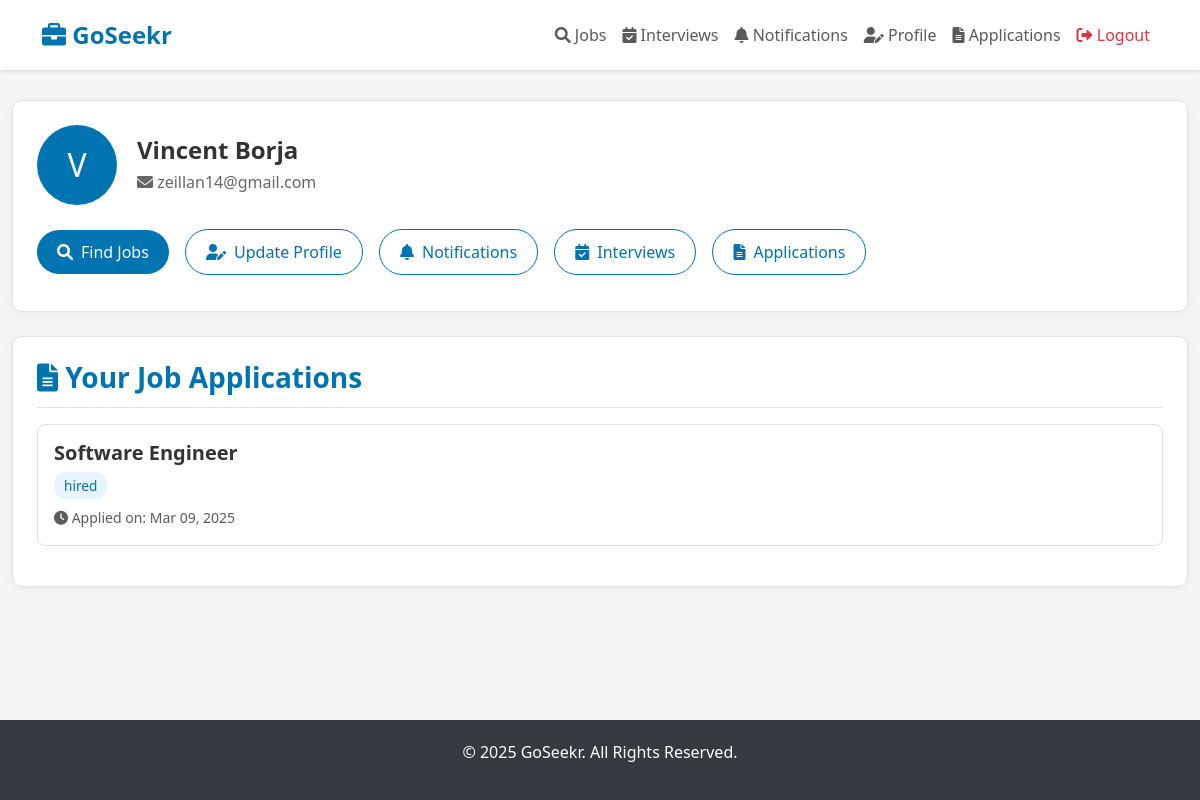
Page /job_seeker/dashboard.php (signed in) on the committed database.
### tables this page shows
CREATE TABLE `users` (
  `user_id` int(11) NOT NULL,
  `full_name` varchar(255) NOT NULL,
  `email` varchar(255) NOT NULL,
  `password_hash` varchar(255) NOT NULL,
  `user_type` enum('job_seeker','employer','admin') NOT NULL,
  `status` enum('pending','verified','rejected') DEFAULT 'pending',
  `created_at` timestamp NOT NULL DEFAULT current_timestamp()
);

CREATE TABLE `applications` (
  `application_id` int(11) NOT NULL,
  `job_id` int(11) NOT NULL,
  `seeker_id` int(11) NOT NULL,
  `status` enum('applied','shortlisted','interview_scheduled','offered','hired','rejected') DEFAULT 'applied',
  `applied_at` timestamp NOT NULL DEFAULT current_timestamp(),
  `employer_decision` enum('pending','approved','rejected') DEFAULT 'pending'
);

CREATE TABLE `job_postings` (
  `job_id` int(11) NOT NULL,
  `employer_id` int(11) NOT NULL,
  `title` varchar(255) NOT NULL,
  `description` text NOT NULL,
  `requirements` text NOT NULL,
  `skills` text NOT NULL,
  `status` enum('pending','approved','rejected','unavailable') NOT NULL,
  `created_at` timestamp NOT NULL DEFAULT current_timestamp(),
  `location` varchar(255) DEFAULT NULL,
  `quota` int(11) DEFAULT 1
);

### job_seeker/dashboard.php (the view, shortened to what this page needs)
<?php
include '../db.php';
$user_id = $_SESSION['user_id'];
$sql = "SELECT * FROM users WHERE user_id = $user_id";
$result = $conn->query($sql);
$user = $result->fetch_assoc();
?>
<!DOCTYPE html>
<html lang="en">
<head>
    <link href="https://cdn.jsdelivr.net/npm/bootstrap@5.3.0/dist/css/bootstrap.min.css" rel="stylesheet">
    <link rel="stylesheet" href="https://cdnjs.cloudflare.com/ajax/libs/font-awesome/6.0.0/css/all.min.css">
</head>
<body>
    <nav class="navbar navbar-expand-lg navbar-light">
        <div class="container">
            <a class="navbar-brand brand-logo" href="#">
                <i class="fas fa-briefcase"></i> GoSeekr
            </a>
            <div class="collapse navbar-collapse" id="navbarNav">
                <ul class="navbar-nav ms-auto">
                    <li class="nav-item">
                        <a class="nav-link" href="search_jobs.php">
                            <i class="fas fa-search"></i> Jobs
                        </a>
                    </li>
                    <li class="nav-item">
                        <a class="nav-link" href="view_interview.php">
                            <i class="fas fa-calendar-check"></i> Interviews
                        </a>
                    </li>
                    <li class="nav-item nav-notification">
                        <a class="nav-link" href="notifications.php">
                            <i class="fas fa-bell"></i> Notifications
                        </a>
                    </li>
                    <li class="nav-item">
                        <a class="nav-link" href="update_profile.php">
                            <i class="fas fa-user-edit"></i> Profile
                        </a>
                    </li>
                    <li class="nav-item">
                        <a class="nav-link" href="view_applications.php">
                            <i class="fas fa-file-alt"></i> Applications
                        </a>
                    </li>
                    <li class="nav-item">
                        <a class="nav-link text-danger" href="logout.php">
                            <i class="fas fa-sign-out-alt"></i> Logout
                        </a>
                    </li>
                </ul>
            </div>
        </div>
    </nav>
    <div class="container dashboard-container">
        <div class="profile-card">
            <div class="profile-header">
                <div class="profile-image">
                    <?php echo substr($user['full_name'], 0, 1); ?>
                </div>
                <div>
                    <h2 class="profile-name"><?php echo $user['full_name']; ?></h2>
                    <p class="profile-email"><i class="fas fa-envelope"></i> <?php echo $user['email']; ?></p>
                </div>
            </div>
            <div class="action-buttons">
                <a href="search_jobs.php" class="btn action-btn primary-btn">
                    <i class="fas fa-search"></i> Find Jobs
                </a>
                <a href="update_profile.php" class="btn action-btn outline-btn">
                    <i class="fas fa-user-edit"></i> Update Profile
                </a>
                <a href="notifications.php" class="btn action-btn outline-btn">
                    <i class="fas fa-bell"></i> Notifications
                </a>
                <a href="view_interview.php" class="btn action-btn outline-btn">
                    <i class="fas fa-calendar-check"></i> Interviews
                </a>
                <a href="view_applications.php" class="btn action-btn outline-btn">
                    <i class="fas fa-file-alt"></i></i> Applications
                </a>
            </div>
        </div>
        <div class="profile-card">
            <h3 class="card-title"><i class="fas fa-file-alt"></i> Your Job Applications</h3>
            <?php
            $sql = "SELECT applications.*, job_postings.title
                    FROM applications
                    JOIN job_postings ON applications.job_id = job_postings.job_id
                    WHERE applications.seeker_id = $user_id";
            $result = $conn->query($sql);
            if ($result->num_rows > 0) {
                echo "<ul class='list-unstyled'>";
                while ($row = $result->fetch_assoc()) {
                    $statusClass = "";
                    switch (strtolower($row['status'])) {
                        default:
                            $statusClass = "status-applied";
                    }
                    echo "<li class='application-item'>
                            <h5 class='application-title'>{$row['title']}</h5>
                            <span class='status-badge $statusClass'>
                                {$row['status']}
                            </span>
                            <div class='application-date mt-2 text-muted'>
                                <small><i class='fas fa-clock'></i> Applied on: " . date("M d, Y", strtotime($row['applied_at'])) . "</small>
                            </div>
                          </li>";
                }
                echo "</ul>";
            }
            ?>
        </div>
    </div>
</body>
<footer>
    <div class="container text-center">
        <p>&copy; 2025 GoSeekr. All Rights Reserved.</p>
    </div>
</footer>
</html>

### job_seeker/dashboard.php (style rules this page uses)
:root { --primary-color: #0073b1; --secondary-color: #f5f5f5; --accent-color: #e7f3ff; --border-color: #e0e0e0; --text-dark: #333; --text-muted: #666; }
html, body { height: 100%; margin: 0; display: flex; flex-direction: column; }
body { background-color: var(--secondary-color); color: var(--text-dark); font-family: 'Segoe UI', Arial, sans-serif; flex: 1; }
.navbar { background-color: white; box-shadow: 0 2px 4px rgba(0, 0, 0, 0.1); padding: 12px 0; }
.brand-logo { font-size: 24px; font-weight: bold; color: var(--primary-color); }
.nav-notification { position: relative; }
.dashboard-container { max-width: 1200px; margin: 30px auto; flex: 1; padding-bottom: 60px; }
.profile-card { background: white; border-radius: 10px; border: 1px solid var(--border-color); padding: 24px; margin-bottom: 24px; box-shadow: 0 2px 10px rgba(0, 0, 0, 0.05); }
.profile-header { display: flex; align-items: center; margin-bottom: 20px; }
.profile-image { width: 80px; height: 80px; border-radius: 50%; background-color: var(--primary-color); color: white; display: flex; align-items: center; justify-content: center; font-size: 32px; margin-right: 20px; }
.profile-name { font-size: 24px; font-weight: bold; margin-bottom: 5px; }
.profile-email { color: var(--text-muted); margin-bottom: 0; }
.card-title { color: var(--primary-color); font-weight: 600; margin-bottom: 16px; padding-bottom: 12px; border-bottom: 1px solid var(--border-color); }
.application-item { padding: 16px; border-radius: 8px; margin-bottom: 12px; border: 1px solid var(--border-color); background-color: white; transition: transform 0.2s; }
.application-title { font-weight: 600; margin-bottom: 8px; color: var(--text-dark); }
.status-badge { font-size: 0.85rem; padding: 4px 10px; border-radius: 12px; }
.status-applied { background-color: #e7f3ff; color: #0073b1; }
.action-buttons { margin-top: 24px; }
.action-btn { padding: 10px 20px; border-radius: 24px; font-weight: 500; margin-right: 12px; margin-bottom: 12px; display: inline-flex; align-items: center; }
.action-btn i { margin-right: 8px; }
.primary-btn { background-color: var(--primary-color); color: white; border: none; }
.outline-btn { background-color: white; color: var(--primary-color); border: 1px solid var(--primary-color); }
footer { background-color: #343a40; color: white; padding: 20px 0; text-align: center; margin-top: auto; width: 100%; }

### rows in the picture
users: full_name "V", full_name "Vincent Borja", email "zeillan14@gmail.com"
applications: job.title "Software Engineer", status "hired", applied_at "Mar 09, 2025"
